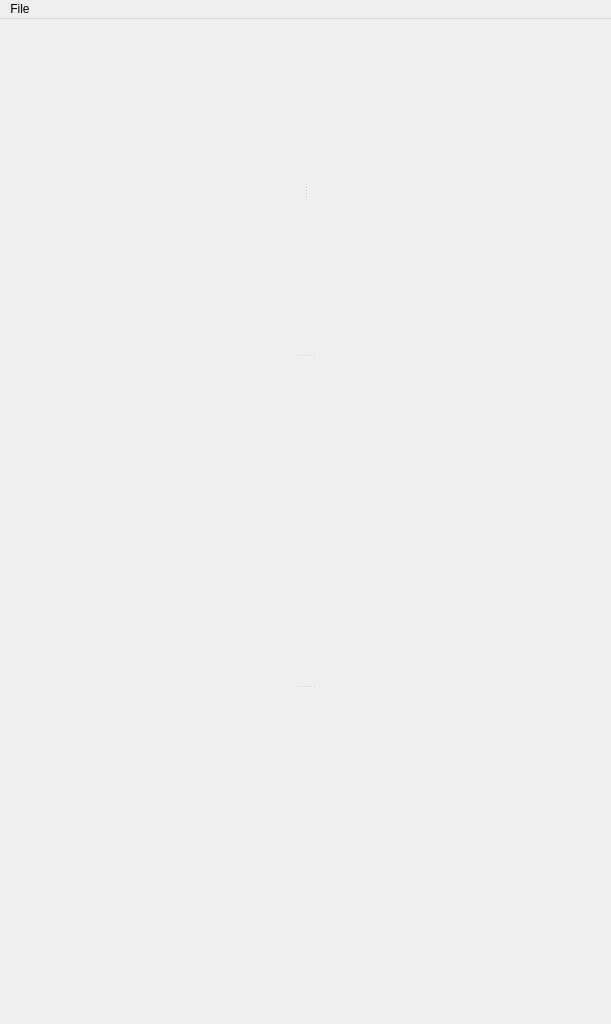
<?xml version="1.0" encoding="UTF-8"?>
<ui version="4.0">
 <class>MainWindow</class>
 <widget class="QMainWindow" name="MainWindow">
  <property name="geometry">
   <rect>
    <x>0</x>
    <y>0</y>
    <width>611</width>
    <height>1024</height>
   </rect>
  </property>
  <property name="windowTitle">
   <string>lyse - the labscript suite</string>
  </property>
  <property name="windowIcon">
   <iconset>
    <normaloff>:/qtutils/custom/lyse.png</normaloff>:/qtutils/custom/lyse.png</iconset>
  </property>
  <property name="styleSheet">
   <string notr="true"/>
  </property>
  <property name="unifiedTitleAndToolBarOnMac">
   <bool>false</bool>
  </property>
  <widget class="QWidget" name="centralwidget">
   <property name="styleSheet">
    <string notr="true">QPushButton {
     border: none;
     padding: 4px;
 }

QPushButton:hover {
     background-color: qlineargradient(x1: 0, y1: 0, x2: 0, y2: 1,
                                       stop: 0 #f6f7fa, stop: 1 #dadbde);
     border: 1px solid #8f8f91;
     border-radius: 3px;
 }

 QPushButton:pressed {
     background-color: qlineargradient(x1: 0, y1: 0, x2: 0, y2: 1,
                                       stop: 0 #dadbde, stop: 1 #f6f7fa);
     border: 1px solid #8f8f91;
     border-radius: 3px;
 }

QPushButton:checked {
     background-color: #dadbde;
     border: 1px solid #8f8f91;
     border-radius: 3px;
 }

QPushButton:hover:checked {
     background-color: qlineargradient(x1: 0, y1: 0, x2: 0, y2: 1,
                                       stop: 0 #dadbde, stop: 1 #f6f7fa);
     border: 1px solid #8f8f91;
     border-radius: 3px;
 }

QToolButton {
     border: none;
     padding: 2px;
 }

QToolButton:hover {
     background-color: qlineargradient(x1: 0, y1: 0, x2: 0, y2: 1,
                                       stop: 0 #f6f7fa, stop: 1 #dadbde);
     border: 1px solid #8f8f91;
     border-radius: 3px;
 }

 QToolButton:pressed {
     background-color: qlineargradient(x1: 0, y1: 0, x2: 0, y2: 1,
                                       stop: 0 #dadbde, stop: 1 #f6f7fa);
     border: 1px solid #8f8f91;
     border-radius: 3px;
 }

QToolButton:checked {
     background-color: #dadbde;
     border: 1px solid #8f8f91;
     border-radius: 3px;
 }

QToolButton:hover:checked {
     background-color: qlineargradient(x1: 0, y1: 0, x2: 0, y2: 1,
                                       stop: 0 #dadbde, stop: 1 #f6f7fa);
     border: 1px solid #8f8f91;
     border-radius: 3px;
 }
</string>
   </property>
   <layout class="QVBoxLayout" name="verticalLayout_2">
    <item>
     <widget class="QSplitter" name="splitter_2">
      <property name="sizePolicy">
       <sizepolicy hsizetype="Preferred" vsizetype="Expanding">
        <horstretch>0</horstretch>
        <verstretch>10</verstretch>
       </sizepolicy>
      </property>
      <property name="orientation">
       <enum>Qt::Vertical</enum>
      </property>
      <widget class="QSplitter" name="splitter">
       <property name="sizePolicy">
        <sizepolicy hsizetype="Expanding" vsizetype="Preferred">
         <horstretch>0</horstretch>
         <verstretch>0</verstretch>
        </sizepolicy>
       </property>
       <property name="orientation">
        <enum>Qt::Horizontal</enum>
       </property>
       <widget class="QWidget" name="verticalLayoutWidget">
        <layout class="QVBoxLayout" name="verticalLayout_singleshot_routinebox"/>
       </widget>
       <widget class="QWidget" name="verticalLayoutWidget_2">
        <layout class="QVBoxLayout" name="verticalLayout_multishot_routinebox"/>
       </widget>
      </widget>
      <widget class="QWidget" name="verticalLayoutWidget_3">
       <layout class="QVBoxLayout" name="verticalLayout_filebox"/>
      </widget>
      <widget class="QWidget" name="verticalLayoutWidget_4">
       <layout class="QVBoxLayout" name="verticalLayout_output_box">
        <property name="sizeConstraint">
         <enum>QLayout::SetDefaultConstraint</enum>
        </property>
       </layout>
      </widget>
     </widget>
    </item>
   </layout>
  </widget>
  <widget class="QMenuBar" name="menuBar">
   <property name="geometry">
    <rect>
     <x>0</x>
     <y>0</y>
     <width>611</width>
     <height>37</height>
    </rect>
   </property>
   <widget class="QMenu" name="menuFile">
    <property name="title">
     <string>File</string>
    </property>
    <addaction name="actionLoad_configuration"/>
    <addaction name="actionRevert_configuration"/>
    <addaction name="actionSave_configuration"/>
    <addaction name="actionSave_configuration_as"/>
    <addaction name="separator"/>
    <addaction name="actionSave_dataframe"/>
    <addaction name="actionSave_dataframe_as"/>
    <addaction name="actionLoad_dataframe"/>
    <addaction name="separator"/>
    <addaction name="actionQuit"/>
   </widget>
   <addaction name="menuFile"/>
  </widget>
  <action name="actionLoad_configuration">
   <property name="icon">
    <iconset>
     <normaloff>:/qtutils/fugue/folder-open.png</normaloff>:/qtutils/fugue/folder-open.png</iconset>
   </property>
   <property name="text">
    <string>Load configuration</string>
   </property>
   <property name="shortcut">
    <string>Ctrl+O</string>
   </property>
  </action>
  <action name="actionSave_configuration_as">
   <property name="enabled">
    <bool>false</bool>
   </property>
   <property name="icon">
    <iconset>
     <normaloff>:/qtutils/fugue/disk--plus.png</normaloff>:/qtutils/fugue/disk--plus.png</iconset>
   </property>
   <property name="text">
    <string>Save as...</string>
   </property>
   <property name="shortcut">
    <string>Ctrl+Shift+S</string>
   </property>
  </action>
  <action name="actionQuit">
   <property name="icon">
    <iconset>
     <normaloff>:/qtutils/fugue/cross-button.png</normaloff>:/qtutils/fugue/cross-button.png</iconset>
   </property>
   <property name="text">
    <string>Quit</string>
   </property>
   <property name="shortcut">
    <string>Ctrl+Q</string>
   </property>
  </action>
  <action name="actionSave_configuration">
   <property name="icon">
    <iconset>
     <normaloff>:/qtutils/fugue/disk.png</normaloff>:/qtutils/fugue/disk.png</iconset>
   </property>
   <property name="text">
    <string>Save configuration</string>
   </property>
   <property name="shortcut">
    <string>Ctrl+S</string>
   </property>
  </action>
  <action name="actionSave_dataframe">
   <property name="icon">
    <iconset>
     <normaloff>:/qtutils/fugue/disk.png</normaloff>:/qtutils/fugue/disk.png</iconset>
   </property>
   <property name="text">
    <string>Save dataframe</string>
   </property>
  </action>
  <action name="actionSave_dataframe_as">
   <property name="icon">
    <iconset>
     <normaloff>:/qtutils/fugue/disk--plus.png</normaloff>:/qtutils/fugue/disk--plus.png</iconset>
   </property>
   <property name="text">
    <string>Save dataframe as...</string>
   </property>
  </action>
  <action name="actionLoad_dataframe">
   <property name="icon">
    <iconset>
     <normaloff>:/qtutils/fugue/folder-open.png</normaloff>:/qtutils/fugue/folder-open.png</iconset>
   </property>
   <property name="text">
    <string>Load dataframe</string>
   </property>
  </action>
  <action name="actionRevert_configuration">
   <property name="enabled">
    <bool>false</bool>
   </property>
   <property name="icon">
    <iconset>
     <normaloff>:/qtutils/fugue/arrow-curve-180-left.png</normaloff>:/qtutils/fugue/arrow-curve-180-left.png</iconset>
   </property>
   <property name="text">
    <string>Revert configuration</string>
   </property>
  </action>
 </widget>
 <resources>
  <include location="../../Anaconda/Lib/site-packages/qtutils/icons/icons.qrc"/>
 </resources>
 <connections/>
</ui>
